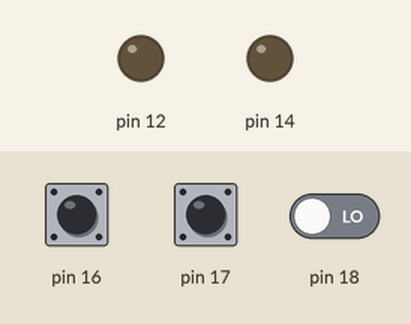
This program was run on a simulated Arduino Uno, built with avr-gcc and run on an emulated ATmega328P. Shown: output pins drawn as LEDs (lit = HIGH). The test bench sets the inputs (shaded band); at power-on: pin 17 LOW, pin 16 LOW, pin 18 LOW.

Above: at 1.2 s.
1.3 s: pin 17 driven HIGH
At 2.5 s:
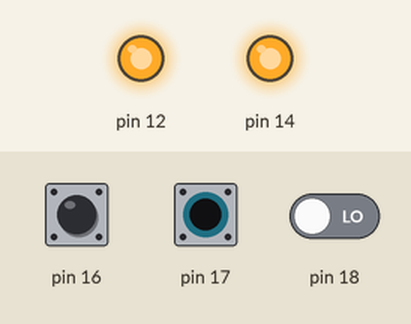
2.8 s: pin 16 driven HIGH
At 3.8 s:
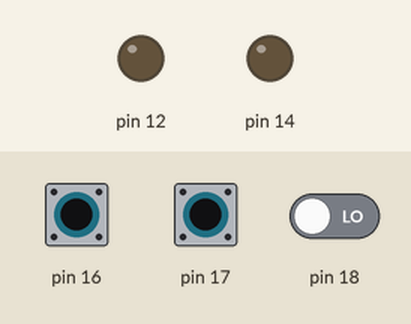
4.3 s: pin 16 pulsed LOW 5 times (0.12 s each, 0.3 s apart)
At 6.5 s:
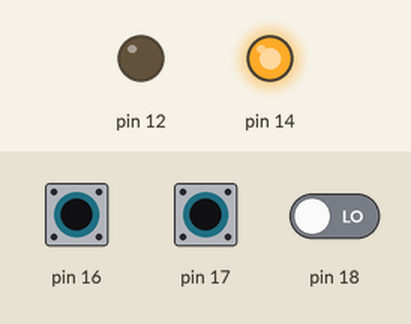
7.3 s: pin 18 driven HIGH
At 8.4 s:
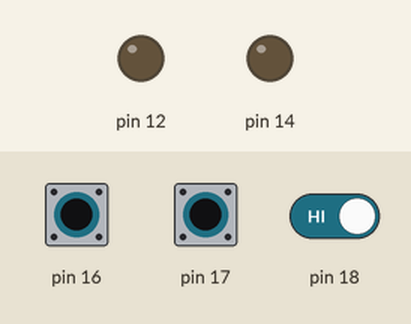
8.8 s: pin 17 pulsed LOW 5 times (0.12 s each, 0.3 s apart)
At 11.3 s:
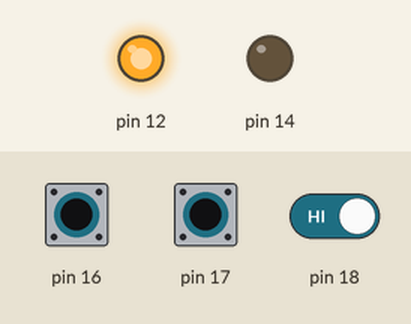
Timing chart, 0 to 12.8 s (numbered marks = the images above; inputs shaded):
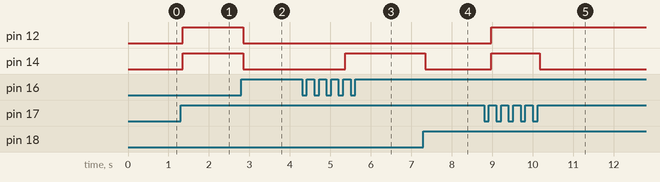

The program:

main.cpp
```cpp
///////////////////////////////////////////////////////////////////////////////
//Universidad del Valle de Guatemala                                        ///
// Diseño e Innovacion en Ingenieria 1                                      ///
// Laboratorio 5                                                            ///
// Jose Luis Alvarez                                                        ///
// Marco Duarte                                                             ///
///////////////////////////////////////////////////////////////////////////////

// Se incluyen las librerias necesarias para el funcionamiento del codigo.
#include <Arduino.h>
#include "led.h"
#include "button.h"
#include "contador.h"

// Aqui definimos las variables llamando a las librerias de cada objeto.

led_t led1;
led_t led2;
led_t led3;
led_t led4;

button_t boton1;
button_t boton2;
button_t boton3;

contador_t contador1;
contador_t contador2;

bool flag_cambio = true;
bool flag_contador = false;

// Definimos los prototipos que se agregaran localmente en el codigo.

void change_contadores();

void
setup()
{
  led_init(&led1,33);
  led_init(&led2,25);
  led_init(&led3,14);
  led_init(&led4,12);

  button_init(&boton1,16);
  button_init(&boton2,17);
  button_init(&boton3,18);

  contador_init(&contador1,boton1,boton2,led1,led2,led3,led4);
  contador_init(&contador2,boton1,boton2,led1,led2,led3,led4);

}

void
loop()
{
  change_contadores();
  if(flag_contador)contador_update_display(&contador1);
  else contador_update_display(&contador2);

}

// Esta funcion es para poder realizar el cambio entre los contadores
void
change_contadores()
{

  if(button_get_state(&boton3) & flag_cambio)
  {
    flag_contador = !flag_contador;
    flag_cambio = false;
  }

  if(!button_get_state(&boton3) & !flag_cambio) flag_cambio = true;

}
```

button.h
```cpp
#ifndef BUTTON_H
#define BUTTON_H

#ifdef __cplusplus
extern "C" {
#endif

// ====================================================================================================
// Dependencies
// ====================================================================================================
#include <Arduino.h>
#include <stdint.h>
// ====================================================================================================
// Type definitions
// ====================================================================================================
typedef struct
{
    uint8_t pin;
    long last_debounce_time;    /** Tiempo transcurrido desde el ultimo pulso. */
    long debounce_delay;        /** Tiempo del antirrebote. */
    bool new_reading;           /** Lectura actual. */
    bool last_reading;          /** Ultima lectura realizada. */
    bool state;                 /** Estado actual del boton. */

}button_t;


// ====================================================================================================
// Public function definitions
// ====================================================================================================
/**
 * @brief Se definen los parametros de los PushButtons.
 *
 * @param[in, out] button                 Points to the Button's data structure.
 * @param[in] pinF                        Pin donde se hace lectura del la señal.
 * @param[in] last_debounce_time          Tiempo que se desea como comparativa.
 * @param[in] debounce_delay              El tiempo que deseamos para el antirebote.
 */
static void button_init(button_t *button,uint8_t pinF)
{
    button->pin = pinF;
    pinMode(button->pin, INPUT);
    button->last_debounce_time = 0;
    button->debounce_delay = 50;
    button->last_reading = false;
}


// ====================================================================================================
// Public function prototypes
// ====================================================================================================
bool button_get_state(button_t *boton);
uint8_t button_return_pin(button_t *boton);
bool button_is_pressed(button_t *boton);

#ifdef __cplusplus
}
#endif

#endif/*BUTTON_H*/
```

contador.h
```cpp
#ifndef CONTADOR_H
#define CONTADOR_H

#ifdef __cplusplus
extern "C" {
#endif

// ====================================================================================================
// Dependencies
// ====================================================================================================
#include <Arduino.h>
#include "button.h"
#include "led.h"
// ====================================================================================================
// Type definitions
// ====================================================================================================
typedef struct
{
    button_t aumentar;    /** Entrada para aumentar el contador*/
    button_t disminuir;   /** Entrada para disminuir el contador*/
    led_t bit0;           /** Primer bit del contador binario*/
    led_t bit1;           /** Segundo bit del contador binario*/
    led_t bit2;           /** Tercer bit del contador binario*/
    led_t bit3;           /** Cuarto bit del contador binario*/
    bool last_reading_up;
    bool last_reading_down;
    uint8_t valor;        /** El valor actual del contador*/

}contador_t;


// ====================================================================================================
// Public function definitions
// ====================================================================================================
/**
 * @brief Se definen los parametros del contador interno.
 *
 * @param[in, out] contador               Points to the Contador's data structure.
 * @param[in] aumentar                    Hace referencia al boton que aumenta el contador.
 * @param[in] Disminuir                   Hace referencia al boton que disminuye el contador.
 * @param[in] led0                        Hace referencia al primer led del contador.
 * @param[in] led1                        Hace referencia al segundo led del contador.
 * @param[in] led2                        Hace referencia al tercero led del contador.
 * @param[in] led3                        Hace referencia al cuarto led del contador.
 */
static void contador_init
(contador_t * contador,button_t boton_aumentar, button_t boton_disminuir,led_t led0,led_t led1,led_t led2,led_t led3)
{
    contador -> aumentar = boton_aumentar;
    contador -> disminuir = boton_disminuir;
    contador -> bit0 = led0;
    contador -> bit1 = led1;
    contador -> bit2 = led2;
    contador -> bit3 = led3;
    contador -> last_reading_up = false;
    contador -> last_reading_down = false;
}

// ====================================================================================================
// Public function prototypes
// ====================================================================================================
uint8_t contador_get_value(contador_t *contador);
void contador_update_display(contador_t *contador);

#ifdef __cplusplus
}
#endif

#endif/*CONTADOR_H*/
```

led.h
```cpp
#ifndef LED_H
#define LED_H

#ifdef __cplusplus
extern "C" {
#endif

// ====================================================================================================
// Dependencies
// ====================================================================================================
#include <Arduino.h>
// ====================================================================================================
// Type definitions
// ====================================================================================================
typedef struct
{
    uint8_t pin;  /** El pin que se desea prender (LED pin)*/
}led_t;


// ====================================================================================================
// Public function definitions
// ====================================================================================================
/**
 * @brief Se definen los parametros de los LEDs.
 *
 * @param[in, out] led  Points to the LED's data structure.
 * @param[in] pinF      Pin a utilizar para activar el LED.
 */
static void led_init(led_t *led,uint8_t pinF)
{
    led->pin = pinF;
    pinMode(led->pin, OUTPUT);
}


// ====================================================================================================
// Public function prototypes
// ====================================================================================================
void led_turn_on(led_t* led);
void led_turn_off(led_t* led);

#ifdef __cplusplus
}
#endif

#endif/*LED_H*/
```

button.c
```cpp
#include "button.h"
#include <stdint.h>
#include <Arduino.h>

// ====================================================================================================
// Private variables
// ====================================================================================================

// ====================================================================================================
// Private functions
// ====================================================================================================
static bool button_update(button_t *boton)
{
    boton->new_reading = digitalRead(boton->pin);

    if(boton->new_reading != boton->last_reading)
    {
        boton->last_debounce_time = millis();
    }

    if(millis() - boton->last_debounce_time > boton->debounce_delay){
        boton->state = boton->new_reading;
    }

   boton->last_reading = boton->new_reading;

}
// ====================================================================================================
// Public function definitions
// ====================================================================================================

bool button_get_state(button_t *boton)
{
    button_update(boton);
    return boton->state;
}

bool button_is_pressed(button_t *boton)
{
    return (button_get_state(boton) == true);
}

uint8_t button_return_pin(button_t *boton)
{
    return boton->pin;
}
```

contador.c
```cpp
#include "button.h"
#include "contador.h"
#include "led.h"
#include <Arduino.h>

// ====================================================================================================
// Private variables
// ====================================================================================================

// ====================================================================================================
// Private functions
// ====================================================================================================

static void contador_ajustar_valor(contador_t *contador)
{

    if(contador->last_reading_up & button_is_pressed(&(contador->aumentar)))
    {
        contador->valor++;
        if (contador->valor > 0b00001111) contador->valor = 0;
        contador->last_reading_up = false;
    }

    if(!contador->last_reading_up & !button_is_pressed(&(contador->aumentar)))
    contador->last_reading_up = true;

    if(contador->last_reading_down & button_is_pressed(&(contador->disminuir)))
    {
        contador->valor--;
        if(contador->valor<0) contador->valor = 0b00001111;
        contador->last_reading_down = false;
    }

    if(!contador->last_reading_down & !button_is_pressed(&(contador->disminuir)))
        contador->last_reading_down = true;

}

// ====================================================================================================
// Public function definitions
// ====================================================================================================
uint8_t contador_get_value(contador_t *contador)
{
    contador_ajustar_valor(contador);
    return contador->valor;
}


void contador_update_display(contador_t *contador)
{
    contador_ajustar_valor(contador);

    if(((contador->valor&0x08)>>3) == 0b0001) led_turn_on(&contador ->bit3);
    else led_turn_off(&contador->bit3);

    if(((contador->valor&0x04)>>2) == 0b0001) led_turn_on(&contador ->bit2);
    else led_turn_off(&contador->bit2);

    if(((contador->valor&0x02)>>1) == 0b0001) led_turn_on(&contador ->bit1);
    else led_turn_off(&contador->bit1);

    if(((contador->valor&0x01)) == 0b0001) led_turn_on(&contador ->bit0);
    else led_turn_off(&contador->bit0);
}
```

led.c
```cpp
#include "led.h"
#include <stdint.h>
#include <Arduino.h>

// ====================================================================================================
// Private variables
// ====================================================================================================

// ====================================================================================================
// Private functions
// ====================================================================================================

// ====================================================================================================
// Public function definitions
// ====================================================================================================
void led_turn_on(led_t* led)
{
    digitalWrite(led->pin,HIGH);
}

void led_turn_off(led_t* led)
{
    digitalWrite(led->pin,LOW);
}
```

Measured:
- after the input at 1.3 s, pin 12, pin 14: LOW → HIGH after 0.05 s
- after the input at 2.8 s, pin 12, pin 14: HIGH → LOW after 0.05 s
- after the input at 4.3 s, pin 14: LOW → HIGH after 1.1 s
- after the input at 7.3 s, pin 14: HIGH → LOW after 0.05 s
- after the input at 8.8 s, pin 12: LOW → HIGH after 0.17 s; pin 14: LOW → HIGH after 0.17 s, → LOW 1.2 s later
